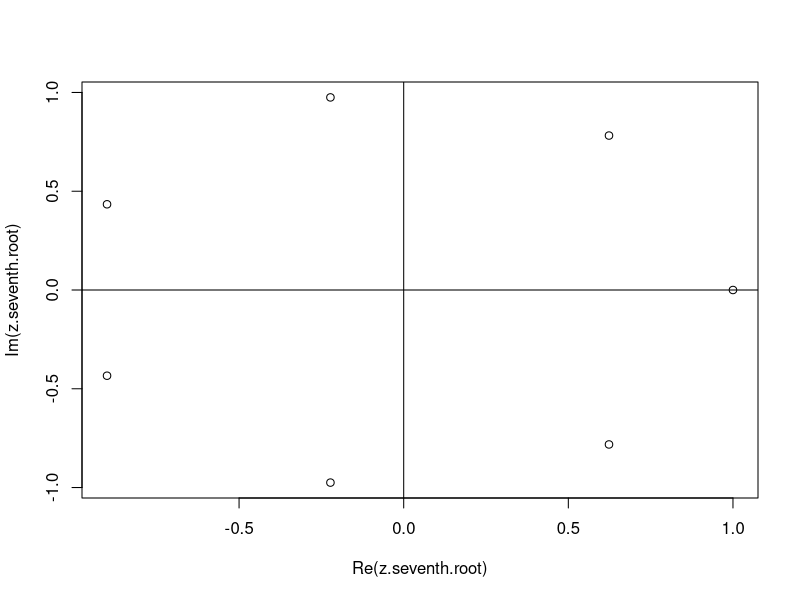
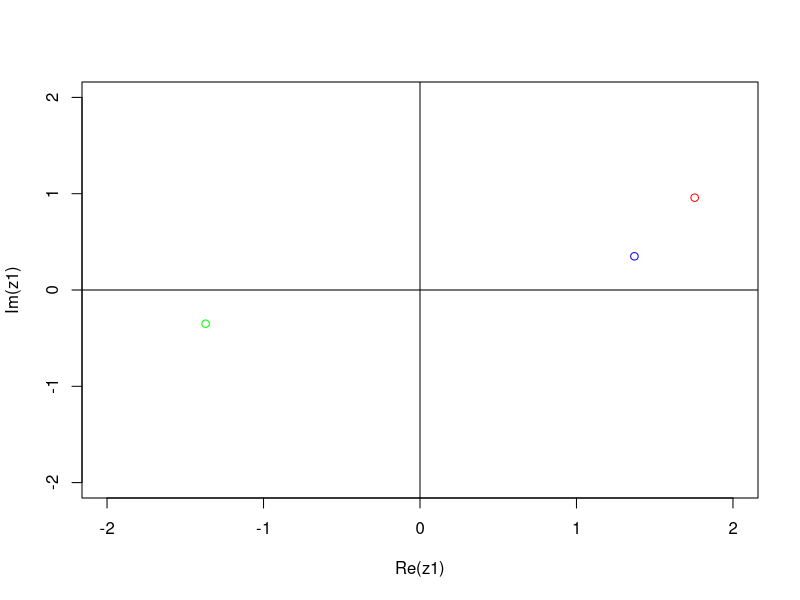

R code for these plots, in order:
######   complex numbers

a = complex( real = 3, imaginary = 5)
print(a)

#    The main functions for complex numbers are capitalized
b = Conj(a)
print(b)
r = Mod(a)
print(r)
a.arg = Arg(a)
b.arg = Arg(b)
print(a.arg)
print(b.arg)
a.re  = Re(a)
a.im  =Im(a) 
sprintf("real part = %4.2f  imag part = %4.2f",a.re,a.im)
print(is.complex(a)) # yes  
print(is.numeric(a)) # no
print(a*b)
print(r^2)

v.c = complex(4)  # this is similar to numeric(4), but elements are complex
print(v.c)

v.c = complex( re = c(2,7), im = c(5.-1)) # can use re and im
print(v.c)

### or
v.c = complex( mod = c(25,7), arg = c(pi/4,2*pi/3) )
print(v.c)

ang = (0:2)*(2*pi)/3
r   = rep(1,3)
z.cube.root = complex( mod = r, arg = ang)
print(z.cube.root)
print(z.cube.root^3)

ang = (0:6)*(2*pi)/7
r   = rep(1,7)
z.seventh.root = complex( mod = r, arg = ang)
print(z.seventh.root)
print(z.seventh.root^7)
dev.new()
plot(z.seventh.root);abline(h=0);abline(v=0)

# complex multiplication rule: multiply Mod and add Arg
z1 = complex( mod = 2, arg = 0.5 )
z2 = complex( mod = 3, arg = 1.0 )
print(Mod(z1*z2))
print(Arg(z1*z2))

print(z1)
z1.sqroot = z1^(0.5)  # returns one of the square roots
print(Mod(z1.sqroot))
print(Arg(z1.sqroot))
#  the other square root has same Mod but Ang is pi more (or pi less)
#  the same strategy can get the other cube roots, fourth roots, etc.
#  Mod remains the same, and angle increases by multiple of  2pi/n
z.other = complex( mod = Mod(z1.sqroot), arg = Arg(z1.sqroot)+pi )
dev.new()
plot(z1, col = 'red', xlim = c(-2,2), ylim = c(-2,2))
points(z1.sqroot, col = 'blue')
points(z.other, col = 'green')
abline(v=0);abline(h=0)
print(z.other^2) 




